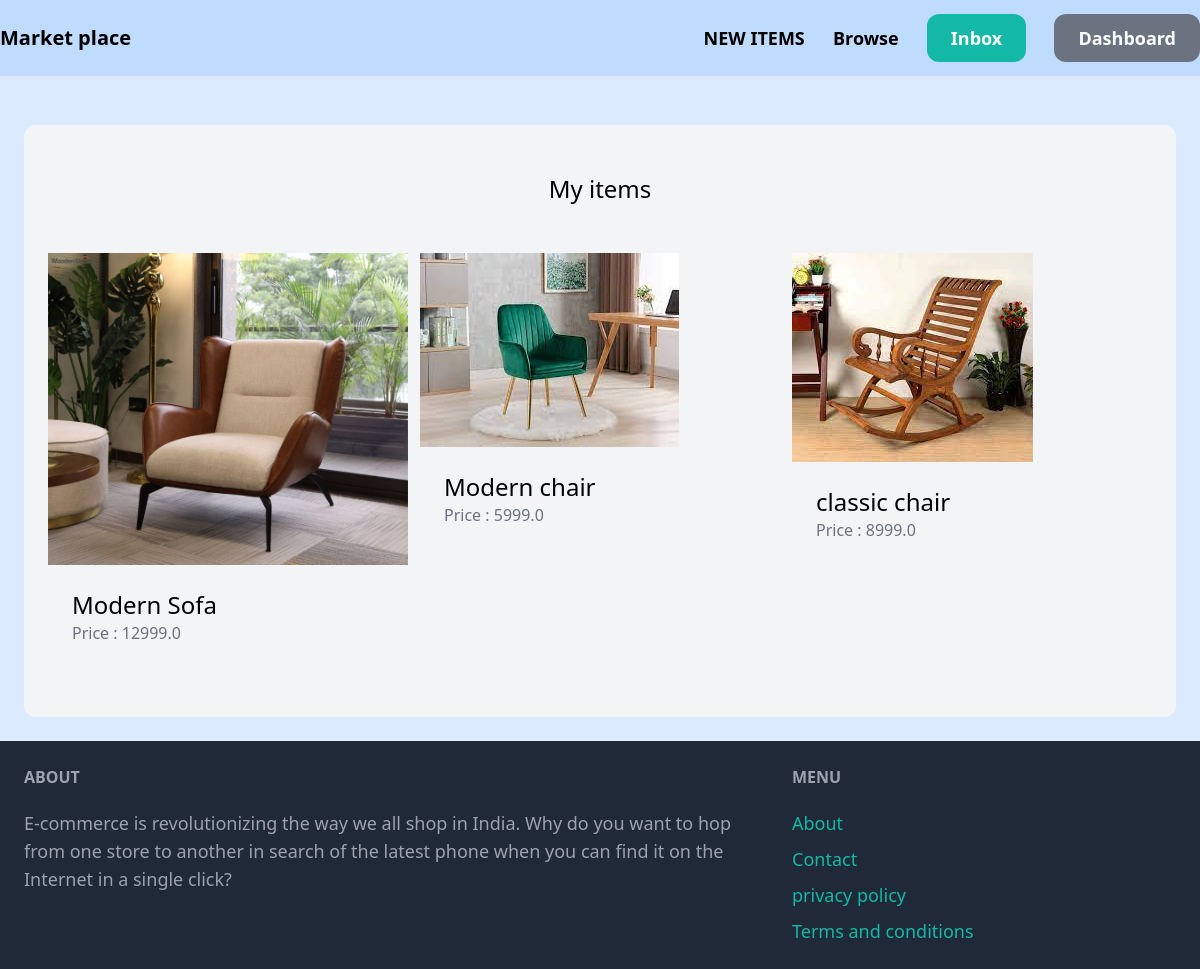
The app's page /dashboard/ (signed in) with its own data.
### item/models.py (models this page shows, shortened)
class Item(models.Model):
    category= models.ForeignKey(category, related_name='item', on_delete=models.CASCADE)
    name = models.CharField(max_length= 255)
    description = models.TextField(blank=True, null= True)
    price = models.FloatField()
    image = models.ImageField(upload_to='item_images', blank=True, null=True)
    is_sold = models.BooleanField(default= False)
    created_by = models.ForeignKey(User, related_name='item', on_delete=models.CASCADE)
    created_at =models.DateTimeField(auto_now_add=True)

### dashboard/views.py (the view)
# urls.py: path('', views.index, name='index'),
@login_required
def index(request):
    items = Item.objects.filter(created_by=request.user)
    return render(request, 'dashboard/index.html', {
        'items':items,
    })

### dashboard/templates/dashboard/index.html (shortened to what this page needs)
{% extends 'core/base.html' %}
{% block content %}
<div class="mt-6 px-6 py-12 bg-gray-100 rounded-xl">
    <h2 class="mb-12 text-2xl text-center">My items </h2>
    <div class="grid grid-cols-3 gap-3">
        {% for item in items %}
        <div>
            <a href="{% url 'item:detail' item.id %}">
                <div>
                    <img src="{{item.image.url}}" class="roubted-t-xl">
                </div>
                <div class="p-6 bg white rounded-b-xl">
                    <h2 class="text-2xl">{{ item.name }}</h2>
                    <p class="text-gray-500 "> Price : {{ item.price }} </p>
                </div>
            </a>
        </div>
        {% endfor %}
    </div>
</div>
{% endblock %}

### records on screen
Item: image (picture), name "Modern Sofa", price "12999.0"
Item: image (picture), name "Modern chair", price "5999.0"
Item: image (picture), name "classic chair", price "8999.0"
